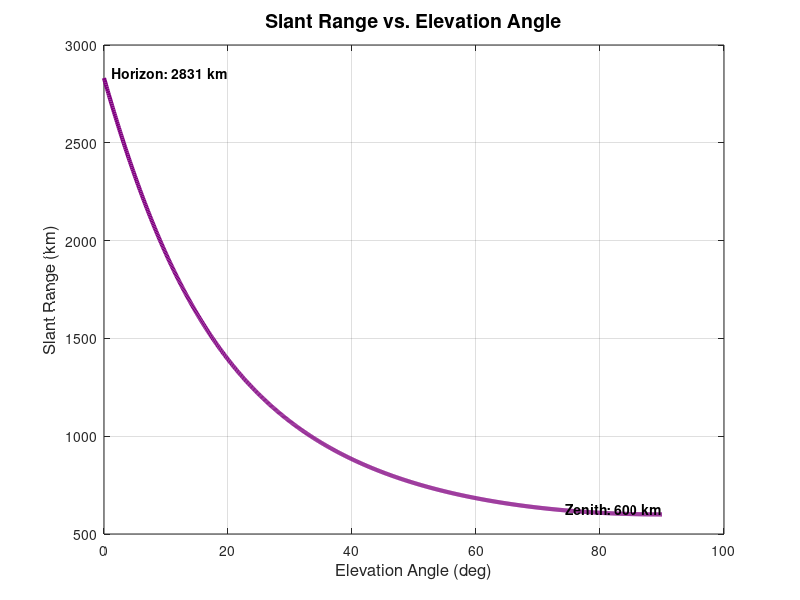

The MATLAB script that drew this image:
% --- ELEVATION vs SLANT RANGE GRAFİK ÇİZİCİ ---

% 1. Parametreler (Senaryona göre)
Re = 6378.137; % Dünya Yarıçapı (km)
h = 600;       % Uydu İrtifası (km) - LEO
Rs = Re + h;

% 2. Açı Aralığı (0'dan 90 dereceye)
elev_deg = 0:0.1:90; 
elev_rad = deg2rad(elev_deg);

% 3. Slant Range Hesabı (Cosine Teoremi)
% d = Re * (sqrt((Rs/Re)^2 - cos^2(el)) - sin(el))
term1 = (Rs/Re)^2 - (cos(elev_rad)).^2;
d_km = Re * (sqrt(term1) - sin(elev_rad));

% 4. Grafiği Çiz ve Kaydet
figure('Color','w', 'Position', [100, 100, 800, 500]);
plot(elev_deg, d_km, 'LineWidth', 3, 'Color', [0.5, 0, 0.5]); % Mor renk
grid on;
box on;

% Eksen İsimleri (İngilizce - Makale İçin)
title('Slant Range vs. Elevation Angle', 'FontSize', 14, 'FontWeight', 'bold');
xlabel('Elevation Angle (deg)', 'FontSize', 12);
ylabel('Slant Range (km)', 'FontSize', 12);

% Kritik Noktaları İşaretle
text(0, d_km(1), sprintf('  Horizon: %.0f km', d_km(1)), ...
     'VerticalAlignment', 'bottom', 'FontSize', 10, 'FontWeight', 'bold');
text(90, d_km(end), sprintf('  Zenith: %.0f km', d_km(end)), ...
     'VerticalAlignment', 'bottom', 'HorizontalAlignment', 'right', 'FontSize', 10, 'FontWeight', 'bold');

% Dosyayı Kaydet
exportgraphics(gcf, 'elevation_vs_range.png', 'Resolution', 300);
disp('Grafik başarıyla kaydedildi: elevation_vs_range.png');
